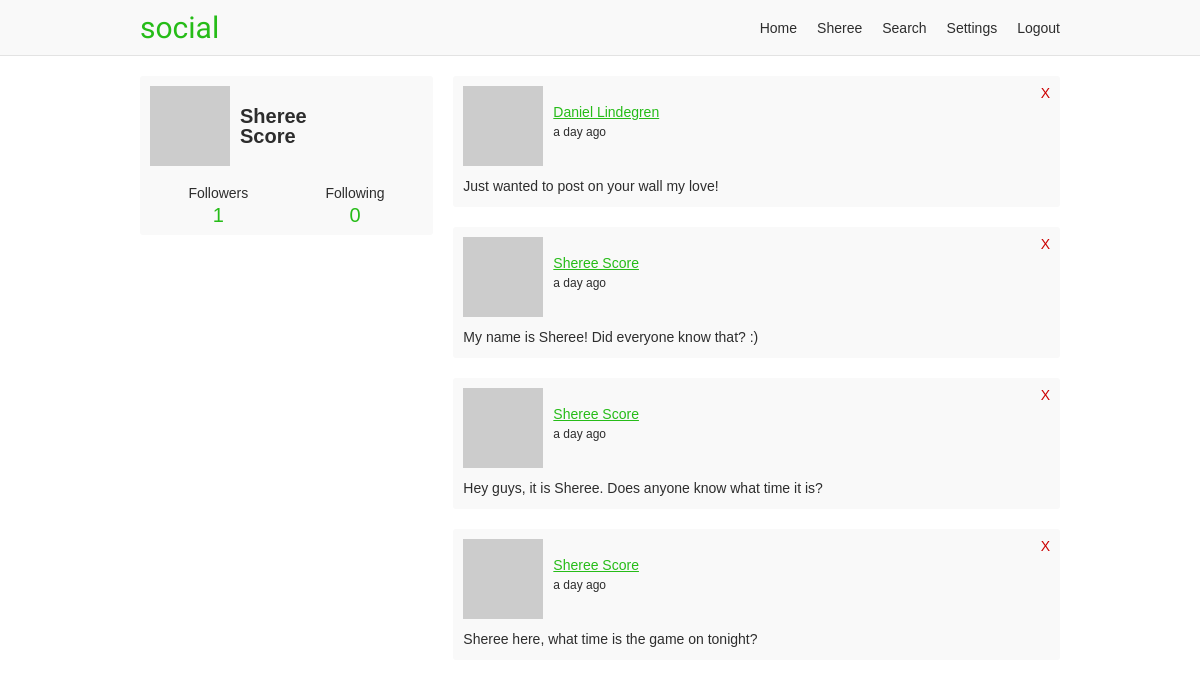
The app's page /sheree (signed in) with its own data.
### app/users/models/user.py (models this page shows, shortened)
class User(UserMixin, db.Model, BaseModel):
    username = db.Column(db.String(35), nullable=False, unique=True)
    email = db.Column(db.String(255), nullable=False, unique=True)
    password = db.Column(db.String(128), nullable=False)
    first_name = db.Column(db.String(35), nullable=False)
    last_name = db.Column(db.String(35), nullable=False)
    about_me = db.Column(db.Text)
    last_seen = db.Column(db.DateTime, default=datetime.utcnow)
    posts_per_page = db.Column(db.Integer, default=10, nullable=False)
    full_name = column_property(first_name + " " + last_name)
    followed = db.relationship(
        'User',
        secondary=followers,
        primaryjoin='followers.c.follower_id == User.id',
        secondaryjoin='followers.c.followed_id == User.id',
        backref=db.backref('followers', lazy='dynamic'),
        lazy='dynamic')
    post_author = db.relationship(
        'Post',
        foreign_keys='Post.author_id',
        backref='author', lazy='dynamic')
    post_recipient = db.relationship(
        'Post',
        foreign_keys='Post.recipient_id',
        backref='recipient', lazy='dynamic')
    @property
    def get_followers(self):
        return self.followers.filter_by(active=True)
    @property
    def get_followed(self):
        return self.followed.filter_by(active=True)
    @property
    def profile_posts(self):
        return Post.query.join(User, User.id == Post.author_id).filter(
            Post.recipient_id == self.id, User.active == True, # noqa
            Post.active == True)
    def avatar(self, size):
        digest = md5(self.email.lower().encode('utf-8')).hexdigest()
        return 'https://www.gravatar.com/avatar/{}?d=monsterid&s={}'.format(
            digest, size)

### app/users/models/post.py (models this page shows, shortened)
class Post(db.Model, BaseModel):
    body = db.Column(db.Text)
    author_id = db.Column(db.Integer, db.ForeignKey('user.id'))
    recipient_id = db.Column(db.Integer, db.ForeignKey('user.id'))

### app/users/views.py (the view)
@users.route('/<username>', methods=['GET', 'POST'])
@login_required
def profile(username):
    user = User.query.filter_by(username=username, active=True).first_or_404()
    form = PostForm()
    if form.validate_on_submit():
        post = Post(body=form.body.data, author=current_user,
                    recipient=user)
        post.commit()
        flash('Your post is now live!')
        return redirect(url_for('users.profile', username=username))
    page = request.args.get('page', 1, type=int)
    posts = user.profile_posts.order_by(
        Post.created.desc()).paginate(
            page, current_user.posts_per_page, False)
    return render_template('users/profile.html', user=user, posts=posts,
                           form=form)

### app/models.py (called while the page is built)
    def commit(self):
        try:
            db.session.add(self)
            db.session.commit()
            return self
        except Exception as E:
            db.session.rollback()
            raise E

### app/users/models/user.py (called while the page is built)
@login.user_loader
def load_user(id):
    return User.query.get(int(id))

### app/users/views.py (called while the page is built)
@users.before_request
def before_request():
    if current_user.is_authenticated:
        if not current_user.active:
            return redirect(url_for('static_views.logout'))
        current_user.last_seen = datetime.utcnow()
        current_user.commit()

### app/templates/users/profile.html (shortened to what this page needs)
{% extends "/base.html" %}
{% block content %}
<div class="grid-container">
  {% include "/users/_profile-info.html" %}
  <div class="profile-content">
    {% if posts.pages > 1 %}
      {% from "/_macros.html" import render_pagination %}
    {% endif %}
    {% if posts.items %}
      {% for post in posts.items %}
      {% include "/users/_post.html" %}
      {% endfor %}
    {% endif %}
    {% if posts.pages > 1 %}
      {% from "/_macros.html" import render_pagination %}
    {% endif %}
  </div>
</div>
{% endblock %}

### app/templates/base.html (shortened to what this page needs)
<!doctype html>
<html lang="en">
<head>
  <link rel="stylesheet" href="{{ url_for('static', filename='css/layout.css') }}">
</head>
<body>
<div class="header-container">
  <header class="site-header responsive-container">
    <h1 class="branding"><a href="{{ url_for('static_views.index') }}">{{ APP_NAME }}</a></h1>
    {% if current_user.is_authenticated %}
    <ul class="primary-nav">
      <li><a href="{{ url_for('users.home') }}">Home</a></li>
      <li><a href="{{ url_for('users.profile', username=current_user.username) }}">{{ current_user.first_name }}</a></li>
      <li><a href="{{ url_for('users.search') }}">Search</a></li>
      <li><a href="{{ url_for('users.settings_account') }}">Settings</a></li>
      <li><a href="{{ url_for('static_views.logout') }}">Logout</a></li>
    </ul>
    {% endif %}
  </header>
</div>
<div class="responsive-container">
{% block content %}
{% endblock %}
</div>
</body>
</html>

### app/templates/users/_profile-info.html (shortened to what this page needs)
<div class="profile-aside">
  <div class="profile-info-container">
    <a class="profile-info" href="{{ url_for('users.profile', username=user.username) }}">
      <img src="{{ user.avatar(60) }}">
      <h2>{{ user.first_name }}<br>{{ user.last_name }}</h1>
    </a>
    <div class="user-numbers user-numbers-profile">
      <a href="{{ url_for('users.followers', username=user.username) }}">
        Followers <span>{{ user.get_followers.count() }}</span>
      </a>
      <a href="{{ url_for('users.following', username=user.username) }}">
        Following <span>{{ user.get_followed.count() }}</span>
      </a>
    </div>
  </div>
</div>

### app/templates/users/_post.html
<div class="post">
  <div class="post-header">
    <img src="{{ post.author.avatar(40) }}">
    <p class="post-info">
      <a href="{{ url_for('users.profile', username=post.author.username) }}">{{ post.author.full_name }}</a>
      <time>{{ moment(post.created).fromNow() }}</time>
    </p>
    {% if current_user == post.author or post.recipient_id == current_user.id %}
    <a class="delete-post" href="{{ url_for('users.user_action', username=post.author.username, action='delete-post', post_id=post.id) }}" title="Delete post">X</a>
    {% endif %}
  </div>
  <p class="post-body">{{ post.body }}</p>
</div>

### app/static/css/layout.css (style rules this page uses)
:root { --green: #26bc18; --dark-green: #21a42f; --light-gray: #f9f9f9; --dark-gray: #e3e3e3; --light-green: #e9ffe0; --green-border: #c9ffb2; --green-text: #335922; --text-color: #2d2d2d; --white: #fff; --red: #cc0000; }
*, *::before, *::after { box-sizing: border-box; }
html { font-family: sans-serif; font-size: 62.5%; }
article, aside, figcaption, figure, footer, header, hgroup, main, nav, section { display: block; }
body { margin: 0; color: var(--text-color); font-size: 1.4rem; line-height: 1; }
h1, h2, h3, h4, h5, h6 { margin: 0 0 10px 0; }
p, ol, ul, dl { margin: 0 0 10px 0; padding: 0; }
p { line-height: 1.5; }
img { display: block; }
ol, ul { list-style: none; }
a, a:link { color: var(--green); ext-decoration: none; }
.responsive-container { margin: 0 auto; max-width: 960px; padding: 0 20px; }
.grid-container { display: grid; grid-template-columns: repeat(12, [col-start] 1fr); grid-gap: 20px; }
.grid-container > .profile-aside, .grid-container > .profile-content, .grid-container > .settings-aside, .grid-container > .settings-content, .grid-container > .index-content, .grid-container > .index-registration { grid-column: col-start / -1; }
@media (min-width: 768px) { .grid-container > .profile-aside { grid-column: col-start / span 4; } }
@media (min-width: 768px) { .grid-container > .profile-content { grid-column: col-start 5 / span 8; } }
.header-container { margin-bottom: 20px; background-color: var(--light-gray); border-bottom: 1px solid var(--dark-gray); }
.header-container .site-header { align-items: center; display: flex; }
.branding { margin: 0; padding: 10px 0; }
.branding a { font: 30px "Fredoka One"; text-decoration: none; }
.primary-nav { display: flex; margin: 0 0 0 auto; }
.primary-nav li { padding: 0 10px; }
.primary-nav li:last-child { padding-right: 0; }
.primary-nav a { color: var(--text-color); text-decoration: none; }
.post { margin-bottom: 20px; padding: 10px; position: relative; background-color: var(--light-gray); border-radius: 3px; }
.post .post-header { align-items: center; display: flex; }
.post .post-header img { align-self: flex-start; }
.post .post-header time { display: block; font-size: 1.2rem; }
.post .post-info { margin-left: 10px; }
.post .post-body { margin: 10px 0 0; }
.post .delete-post { position: absolute; top: 10px; right: 10px; color: var(--red); text-decoration: none; }
.profile-info-container, .about-container, .last-seen-container, .recent-posts-container { padding: 10px; margin-bottom: 20px; background-color: var(--light-gray); border-radius: 3px; }
.profile-info { align-items: center; display: flex; margin-bottom: 20px; overflow: hidden; }
.profile-info, .profile-info:link { color: var(--text-color); text-decoration: none; }
.profile-info > h2 { margin: 0 0 0 10px; font-size: 20px; }
.user-numbers { display: flex; text-align: center; }
.user-numbers > a { color: var(--text-color); text-decoration: none; }
.user-numbers-profile > a { width: 50%; }
.user-numbers > a span { display: block; margin-top: 5px; color: var(--green); font-size: 20px; }

### records on screen
User: first_name "Sheree", last_name "Score"
Post: author.full_name "Daniel Lindegren", created "a day ago", body "Just wanted to post on your wall my love!"
Post: author.full_name "Sheree Score", created "a day ago", body "My name is Sheree! Did everyone know that? :)"
Post: author.full_name "Sheree Score", created "a day ago", body "Hey guys, it is Sheree. Does anyone know what time it is?"
Post: author.full_name "Sheree Score", created "a day ago", body "Sheree here, what time is the game on tonight?"

### other values on screen
{{ APP_NAME }} "social"
{{ user.get_followers.count() }} "1"
{{ user.get_followed.count() }} "0"
